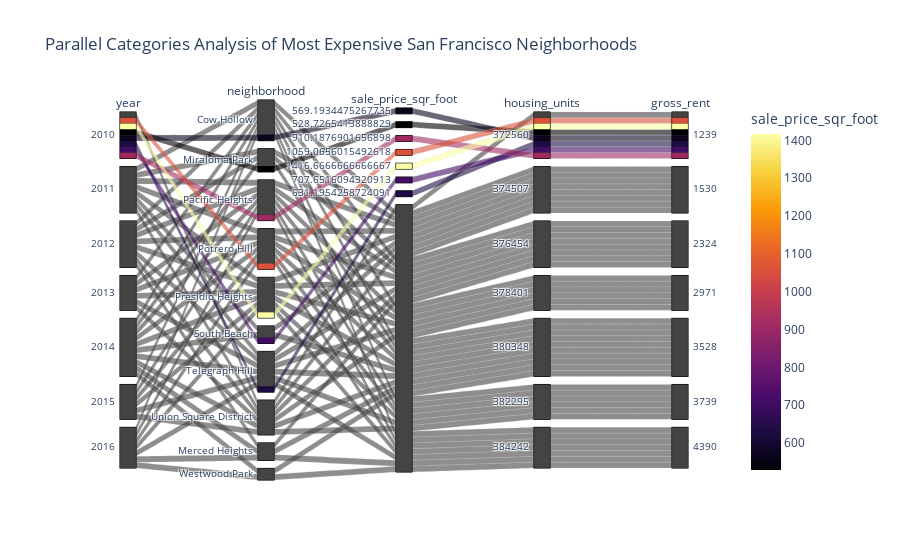

Write notebook code for a chart like this one.
### Code cell
# parallel_categories()
parallel_categories()

### Figure 1 — Plotly figure (JSON) as saved in the notebook; plotly's stock layout.template omitted (floating-point values rounded to 4 significant figures)
{"data": [{"dimensions": [{"label": "year", "values": [2010, 2010, 2010, 2010, 2010, 2010, 2010, 2010, 2011, 2011, 2011, 2011, 2011, 2011, 2011, 2011, 2012, 2012, 2012, 2012, 2012, 2012, 2012, 2012, 2013, 2013, 2013, 2013, 2013, 2013, 2014, 2014, 2014, 2014, 2014, 2014, 2014, 2014, 2014, 2014, 2015, 2015, 2015, 2015, 2015, 2015, 2016, 2016, 2016, 2016, 2016, 2016, 2016]}, {"label": "neighborhood", "values": ["Cow Hollow", "Miraloma Park", "Pacific Heights", "Potrero Hill", "Presidio Heights", "South Beach", "Telegraph Hill", "Union Square District", "Cow Hollow", "Miraloma Park", "Pacific Heights", "Potrero Hill", "Presidio Heights", "South Beach", "Telegraph Hill", "Union Square District", "Cow Hollow", "Merced Heights", "Miraloma Park", "Pacific Heights", "Potrero Hill", "Presidio Heights", "Telegraph Hill", "Union Square District", "Cow Hollow", "Pacific Heights", "Potrero Hill", "Presidio Heights", "Telegraph Hill", "Union Square District", "Cow Hollow", "Merced Heights", "Miraloma Park", "Pacific Heights", "Potrero Hill", "Presidio Heights", "South Beach", "Telegraph Hill", "Union Square District", "Westwood Park", "Cow Hollow", "Pacific Heights", "Potrero Hill", "Presidio Heights", "Telegraph Hill", "Union Square District", "Cow Hollow", "Merced Heights", "Pacific Heights", "Potrero Hill", "Presidio Heights", "Telegraph Hill", "Westwood Park"]}, {"label": "sale_price_sqr_foot", "values": [569.2, 528.7, 910.2, 1059.0, 1417.0, 707.7, 631.2, null, null, null, null, null, null, null, null, null, null, null, null, null, null, null, null, null, null, null, null, null, null, null, null, null, null, null, null, null, null, null, null, null, null, null, null, null, null, null, null, null, null, null, null, null, null]}, {"label": "housing_units", "values": [372560, 372560, 372560, 372560, 372560, 372560, 372560, 372560, 374507, 374507, 374507, 374507, 374507, 374507, 374507, 374507, 376454, 376454, 376454, 376454, 376454, 376454, 376454, 376454, 378401, 378401, 378401, 378401, 378401, 378401, 380348, 380348, 380348, 380348, 380348, 380348, 380348, 380348, 380348, 380348, 382295, 382295, 382295, 382295, 382295, 382295, 384242, 384242, 384242, 384242, 384242, 384242, 384242]}, {"label": "gross_rent", "values": [1239, 1239, 1239, 1239, 1239, 1239, 1239, 1239, 1530, 1530, 1530, 1530, 1530, 1530, 1530, 1530, 2324, 2324, 2324, 2324, 2324, 2324, 2324, 2324, 2971, 2971, 2971, 2971, 2971, 2971, 3528, 3528, 3528, 3528, 3528, 3528, 3528, 3528, 3528, 3528, 3739, 3739, 3739, 3739, 3739, 3739, 4390, 4390, 4390, 4390, 4390, 4390, 4390]}], "domain": {"x": [0, 1], "y": [0, 1]}, "line": {"color": [569.2, 528.7, 910.2, 1059.0, 1417.0, 707.7, 631.2, null, null, null, null, null, null, null, null, null, null, null, null, null, null, null, null, null, null, null, null, null, null, null, null, null, null, null, null, null, null, null, null, null, null, null, null, null, null, null, null, null, null, null, null, null, null], "coloraxis": "coloraxis"}, "name": "", "type": "parcats"}], "layout": {"autosize": true, "coloraxis": {"colorbar": {"title": {"text": "sale_price_sqr_foot"}}, "colorscale": [[0, "#000004"], [0.1111, "#1b0c41"], [0.2222, "#4a0c6b"], [0.3333, "#781c6d"], [0.4444, "#a52c60"], [0.5556, "#cf4446"], [0.6667, "#ed6925"], [0.7778, "#fb9b06"], [0.8889, "#f7d13d"], [1, "#fcffa4"]]}, "legend": {"tracegroupgap": 0}, "title": {"text": "Parallel Categories Analysis of Most Expensive San Francisco Neighborhoods"}}}
